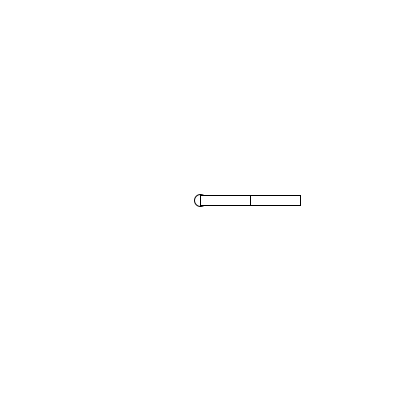
Frame 1 (no input)
Frame 60 (the mouse pressed at the canvas centre just before this capture): identical to frame 1, image omitted
Frame 120 (the mouse held since frame 60 and released just before this capture): identical to frame 1, image omitted

The Processing sketch that drew this single still picture (run headless with seeded random() and noise(); from frame 60 on, the mouse is pressed at the canvas centre):

// Processing sketch: week14_4_ik_inverse_kinematics_part2
// ── week14_4_ik_inverse_kinematics_part2.pde
//week14_4_ik_inverse_kinematics_part2
void setup()
{
  size(400, 400);
}
float [] angle = new float[5];
void draw()
{
  background(255);
  translate(width / 2, height / 2);
  ellipse(0, 0, 12, 12);
  
  pushMatrix();
    rotate(radians(angle[0]));//2D對Z軸轉
    rect(0, -5, 50, 10);
    pushMatrix();
      translate(50, 0);//2D移動往右
      rotate(radians(angle[1]));
      rect(0, -5, 50, 10);
    popMatrix();
  popMatrix();
}
void mouseDragged()
{
  angle[ID] += mouseX - pmouseX;
}
int ID = 0;
void keyPressed()
{
  if(key == '0') ID = 0;
  if(key == '1') ID = 1;
}
